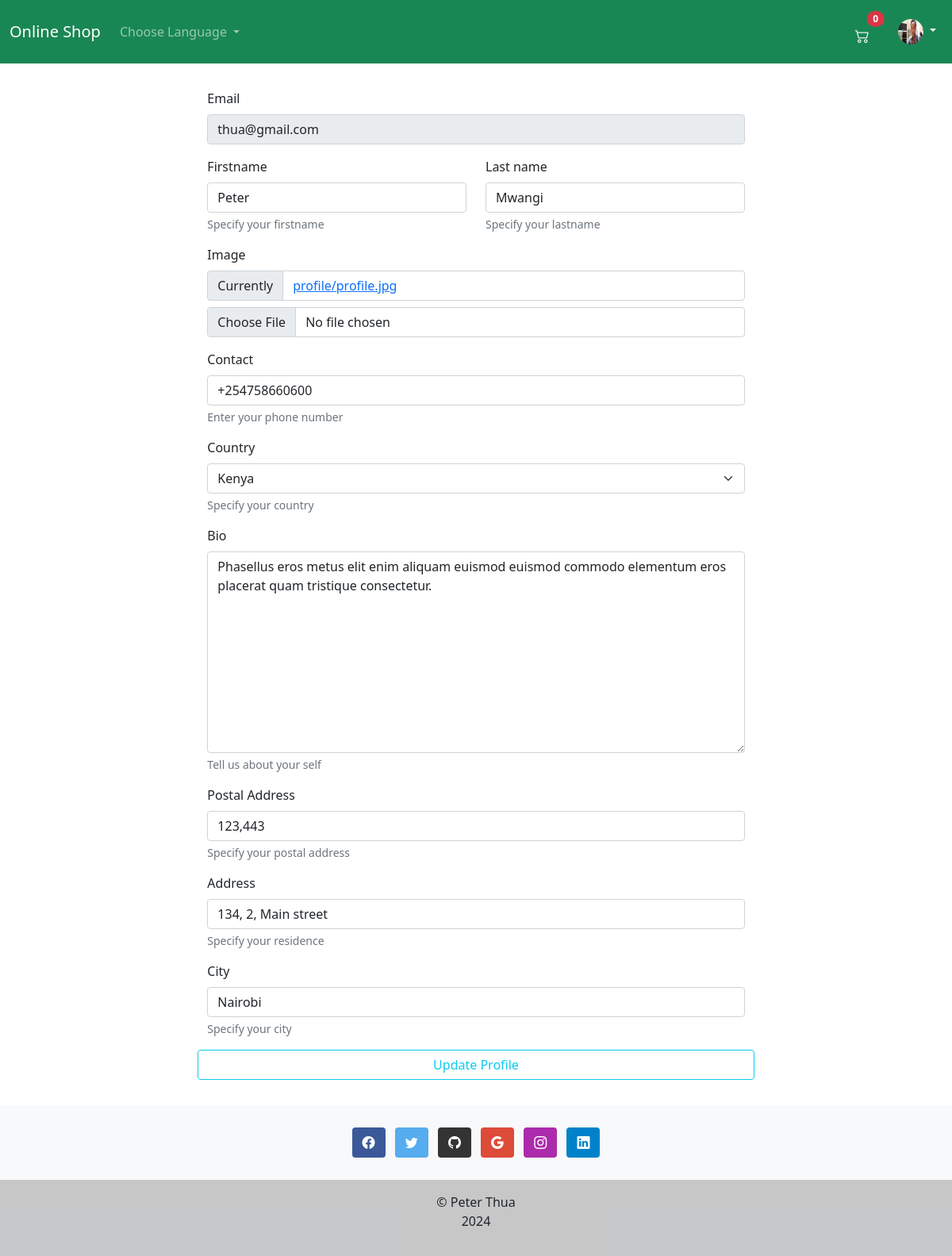
/en/accounts/user-profile/update/1/ (signed in), run on an earlier commit of the app's database.
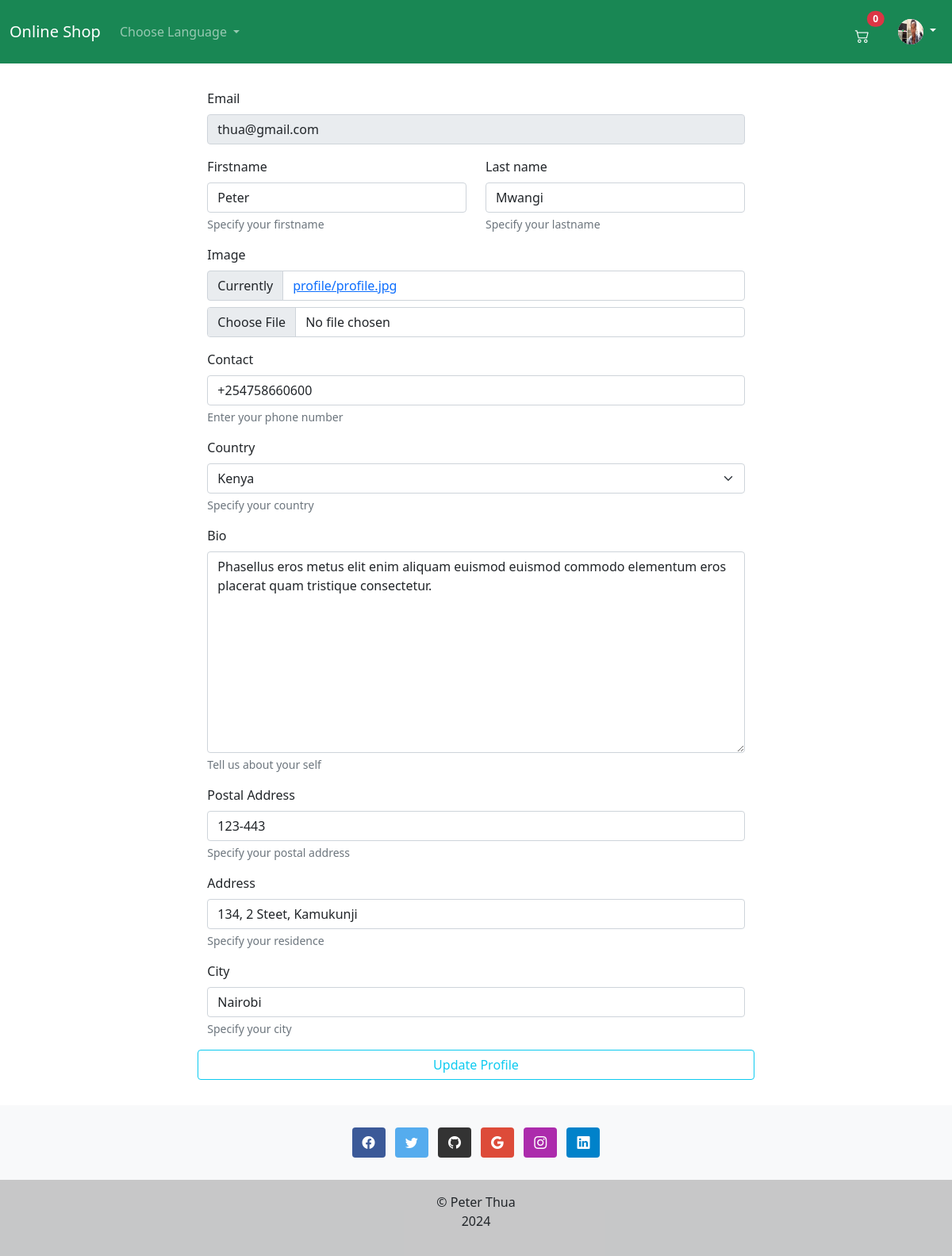
And on a later commit of the database.
### accounts/models.py (models this page shows, shortened)
class Account(AbstractUser):
    email = models.EmailField(_('Email'), unique=True)
    username = models.CharField(_('username'), max_length=150, unique=True)
    first_name = models.CharField(_('firstname'), max_length=150, blank=True)
    bio = models.TextField(_('Bio'), max_length=500, blank=True)
    image = models.ImageField(_('Image'), upload_to='profile/', default='default.jpg')
    country = CountryField(_('country'), blank_label=_('----------select country----------'))
    contact = PhoneNumberField(_('Contact'), blank=True)
    postal_address = models.CharField(max_length=50, blank=True, verbose_name=_('Postal Address'))
    address = models.CharField(_('address'), max_length=120, blank=True)
    city = models.CharField(_('City'), max_length=120, blank=True)
    is_active = models.BooleanField(default=False)
    is_staff = models.BooleanField(default=False)
    created = models.DateTimeField(auto_now_add=True)
    updated = models.DateTimeField(auto_now=True)
    objects = CustomUserManager()
    USERNAME_FIELD = 'email'
    """
        REQUIRED_FIELDS specify field names to be prompted when creating
        a user using the createsuperuser management command.
    """
    REQUIRED_FIELDS = ['username']
    class Meta:
        verbose_name = _('Accounts')
        verbose_name_plural = _('Accounts')

### accounts/views.py (the view, shortened to what this page needs)
# urls.py: path('user-profile/update/<str:pk>/', UpdateProfileView.as_view(), name='profile-update'),
class UpdateProfileView(LoginRequiredMixin, UpdateView):
    template_name = 'accounts/profile.html'
    form_class = UserProfileUpdateForm
    def get(self, request, *args, **kwargs):
        if request.user.pk != int(kwargs.get('pk')):
            return redirect('shop:index')
        return super(UpdateProfileView, self).get(request, *args, **kwargs)
    def get_queryset(self):
        return get_user_model().objects.filter(pk=self.kwargs.get('pk'))

### shop/cart.py (called while the page is built)
    def __len__(self):
        return sum(item['quantity'] for item in self.basket.values())

### shop/context_processor.py (called while the page is built)
def basket(request):
    return {
        'basket': Basket(request)
    }

### accounts/templates/accounts/profile.html (shortened to what this page needs)
{% extends 'base.html' %}
{% load crispy_forms_tags %}
{% block content %}
    <div class="row justify-content-center m-3 p-3">
        <div class="col-md-8">
            {% crispy form %}
        </div>
    </div>
{% endblock %}

### templates/navbar.html (shortened to what this page needs)
{% load i18n %}
<nav class="navbar navbar-expand-lg bg-success navbar-dark sticky-top" id="navigation">
    <div class="container-fluid">
        <a class="navbar-brand" href="{% url 'shop:index' %}">{% trans "Online Shop" %}</a>
        <div class="collapse navbar-collapse" id="navbarDropdown">
            <ul class="navbar-nav">
                <li class="nav-item dropdown">
                    <a class="nav-link dropdown-toggle" href="#" id="navbarDropdownLink" role="button"
                       data-bs-toggle="dropdown"
                       aria-expanded="false">
                        {% trans 'Choose Language' %}
                    </a>
                </li>
            </ul>
        </div>
        <ul class="navbar-nav d-flex flex-row me-1">
            <li class="nav-item me-3 me-lg-0">
                <a class="nav-link text-white position-relative m-3" style="height: 2rem;"
                   href="{% url 'shop:shopping_cart' %}">
                    <i class="bi bi-cart2" style="font-size: large;"></i>
                    <span class="position-absolute top-0 start-100 translate-middle badge rounded-pill bg-danger">
                           <span id="cart-total">{{ basket|length }}</span>
                    </span>
                </a>
            </li>
        </ul>
        <ul class="navbar-nav ms-auto mb-2 mb-lg-0">
            <li class="nav-item dropdown">
                <a class="nav-link dropdown-toggle text-white" href="#" id="navbarDropdown" role="button" data-bs-toggle="dropdown"
                   aria-expanded="false">
                    <img src="{{ request.user.image.url }}" alt="{% trans "Profile Picture" %}" class="rounded-circle bg-white" width="32"
                         height="32">
                </a>
            </li>
        </ul>
    </div>
</nav>

What changed in the data, as far as the page shows it:
changed Account "thua@gmail.com": postal_address "123,443" → "123-443"; address "134, 2, Main street" → "134, 2 Steet, Kamukunji"
